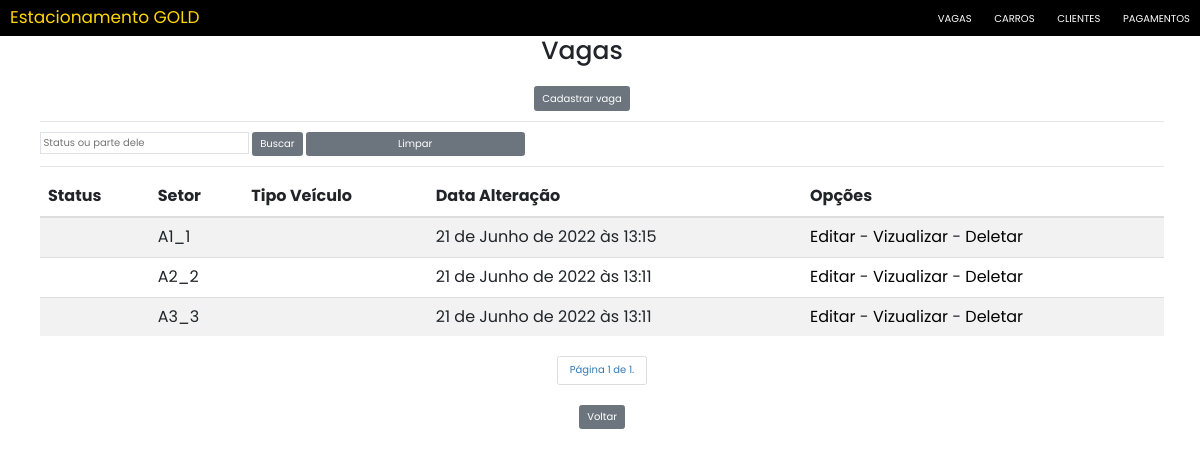
Page /vagas/ on the earlier database version.
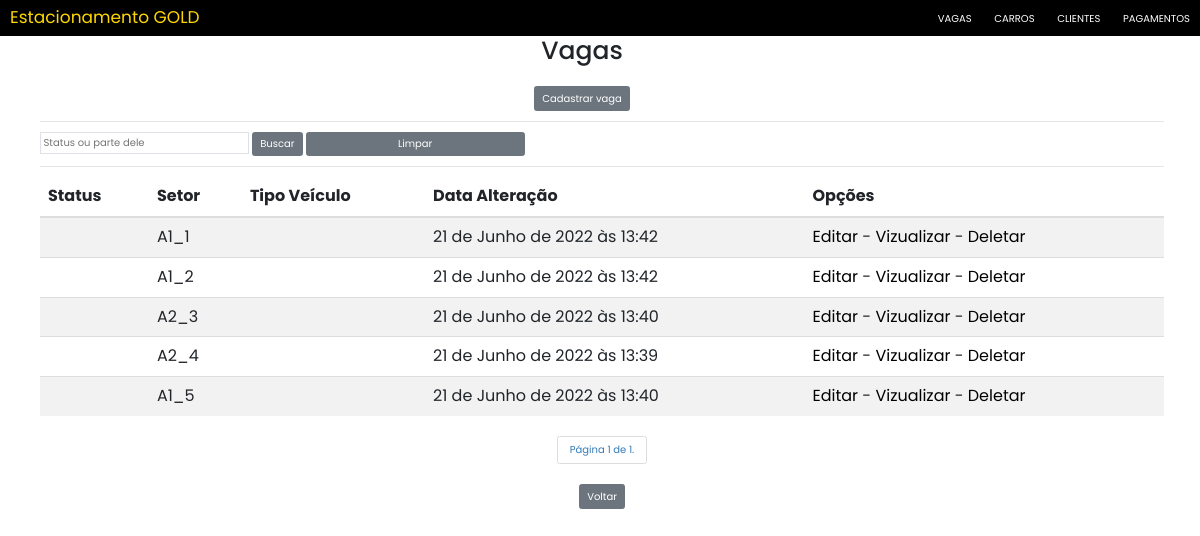
Same page on the later database version.
### mainVagas/models.py (models this page shows, shortened)
class Vaga(models.Model):
    status = EnumChoiceField(EnumStatus, default=EnumStatus.disponivel)
    setor = models.CharField(max_length=2)
    tipoVeiculo = EnumChoiceField(EnumTipoVeiculo)
    dataHoraCadastro = models.DateTimeField(
        auto_now_add=True, editable=False, verbose_name="Data e Hora Cadastro")
    dataHoraAlteracao = models.DateTimeField(
        auto_now=True, editable=False, verbose_name="Data e Hora Alteração")

### mainVagas/views.py (the view)
# urls.py: path("", views.VagaList.as_view(), name="list"),
class VagaList(ListView):
    model = Vaga
    fields = '__all__'
    paginate_by = 5
    def get_queryset(self):
        txtStatus = self.request.GET.get('status')
        if txtStatus:
            return Vaga.objects.filter(
                status__icontains=txtStatus)
        return Vaga.objects.all()

### mainVagas/templates/mainVagas/vaga_list.html (shortened to what this page needs)
{% extends 'Estacionamento/base.html' %}
{% load static %}
{% block titleBody %}Vagas{% endblock %}
{% block content %}
    <div style="text-align: center">
        <a href="{% url 'mainVagas:create' %}"><input type="submit" class="btn btn-secondary" value="Cadastrar vaga" /></a>
    </div>
    <ul>
        <div class="table-responsive">
            <hr>
                <form action="?" method="GET">
                    <input type="text" name="status" id="" value="{{ request.GET.status }}" class="p-1 border" autocomplete="off" placeholder="Status ou parte dele">
                    <a><input type="submit" class="btn btn-secondary" value="Buscar" /></a>
                    <a href="{% url 'mainVagas:list'%}"><input type="" class="btn btn-secondary" value="Limpar"/></a>
                </form>
            <hr>
            <table class="table table-striped" id="listar-vagas">
                <thead>
                    <tr>
                        <th>Status</th>
                        <th>Setor</th>
                        <th>Tipo Veículo</th>
                        <th>Data Alteração</th>
                        <th>Opções</th>
                    </tr>
                </thead>
                <tbody>
                    {% for vaga in vaga_list %}
                        <tr>
                            <td>{{vaga.status.value}}</td>
                            <td>{{vaga.setor}}_{{vaga.id}}</td>
                            <td>{{vaga.tipoVeiculo.value}}</td>
                            <td>{{vaga.dataHoraAlteracao}}</td>
                            <td>  <a style="color:black" href="{% url 'mainVagas:update' pk=vaga.id %}" title="Editar Vaga">Editar</a>
                                - <a style="color:black" href="{% url 'mainVagas:detail' pk=vaga.id %}" title="Vizualizar Vaga">Vizualizar</a>
                                - <a style="color:black" href="{% url 'mainVagas:delete' pk=vaga.id %}" title="Deletar Vaga">Deletar</a></td>
                        </tr>
                    {% empty %}
                        <tr>
                            <td colspan="4">Nenhum vaga registrada.</td>
                        <tr>
                    {% endfor %}
                </tbody>
            </table>
            {% include 'Estacionamento/paginacao.html' %}
            <div style="text-align: center">
                <a href="{% url 'Estacionamento:main' %}"><input type="submit" class="btn btn-secondary" value="Voltar" /></a>
            </div>
        </div>
    </ul>
{% endblock %}

Differences in the rows shown:
changed Vaga id 1: dataHoraAlteracao "21 de Junho de 2022 às 13:15" → "21 de Junho de 2022 às 13:42"
changed Vaga id 2: setor "A2" → "A1"; dataHoraAlteracao "21 de Junho de 2022 às 13:11" → "21 de Junho de 2022 às 13:42"
changed Vaga id 3: setor "A3" → "A2"; dataHoraAlteracao "21 de Junho de 2022 às 13:11" → "21 de Junho de 2022 às 13:40"
added Vaga: setor "A2", id "4", dataHoraAlteracao "21 de Junho de 2022 às 13:39"
added Vaga: setor "A1", id "5", dataHoraAlteracao "21 de Junho de 2022 às 13:40"
